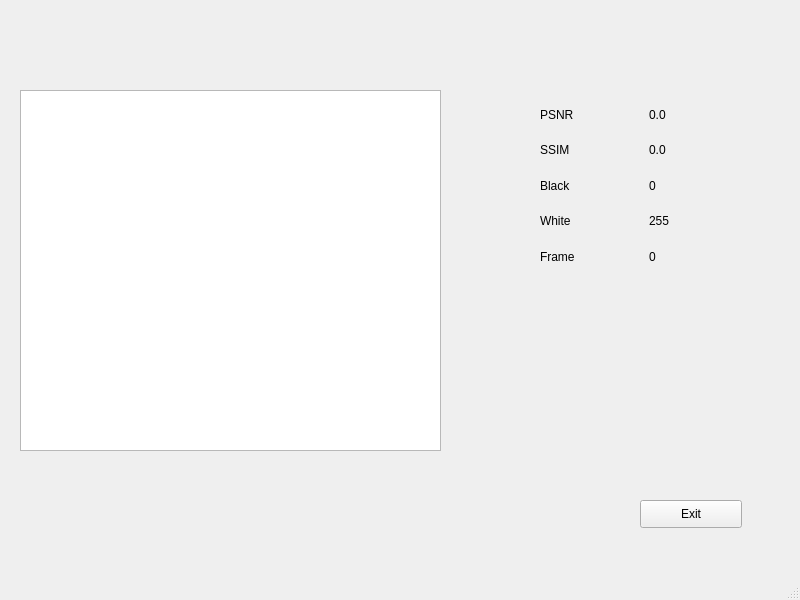
<?xml version="1.0" encoding="UTF-8"?>
<ui version="4.0">
 <class>MainWindow</class>
 <widget class="QMainWindow" name="MainWindow">
  <property name="geometry">
   <rect>
    <x>0</x>
    <y>0</y>
    <width>800</width>
    <height>600</height>
   </rect>
  </property>
  <property name="windowTitle">
   <string>MainWindow</string>
  </property>
  <widget class="QWidget" name="centralwidget">
   <widget class="QPushButton" name="pushButton">
    <property name="geometry">
     <rect>
      <x>640</x>
      <y>500</y>
      <width>102</width>
      <height>28</height>
     </rect>
    </property>
    <property name="text">
     <string>Exit</string>
    </property>
   </widget>
   <widget class="QGraphicsView" name="graphicsView">
    <property name="geometry">
     <rect>
      <x>20</x>
      <y>90</y>
      <width>421</width>
      <height>361</height>
     </rect>
    </property>
   </widget>
   <widget class="QWidget" name="layoutWidget">
    <property name="geometry">
     <rect>
      <x>540</x>
      <y>100</y>
      <width>211</width>
      <height>171</height>
     </rect>
    </property>
    <layout class="QVBoxLayout" name="verticalLayout">
     <item>
      <layout class="QHBoxLayout" name="horizontalLayout_4">
       <item>
        <widget class="QLabel" name="label">
         <property name="toolTip">
          <string>&lt;html&gt;&lt;head/&gt;&lt;body&gt;&lt;p&gt;Peak Signal-to-Noise Ratio&lt;/p&gt;&lt;/body&gt;&lt;/html&gt;</string>
         </property>
         <property name="text">
          <string>PSNR</string>
         </property>
        </widget>
       </item>
       <item>
        <widget class="QLabel" name="PSNR">
         <property name="text">
          <string>0.0</string>
         </property>
        </widget>
       </item>
      </layout>
     </item>
     <item>
      <layout class="QHBoxLayout" name="horizontalLayout_5">
       <item>
        <widget class="QLabel" name="label_9">
         <property name="toolTip">
          <string>&lt;html&gt;&lt;head/&gt;&lt;body&gt;&lt;p&gt;Structural SIMularity: &lt;/p&gt;&lt;/body&gt;&lt;/html&gt;</string>
         </property>
         <property name="text">
          <string>SSIM</string>
         </property>
        </widget>
       </item>
       <item>
        <widget class="QLabel" name="SSIM">
         <property name="text">
          <string>0.0</string>
         </property>
        </widget>
       </item>
      </layout>
     </item>
     <item>
      <layout class="QHBoxLayout" name="horizontalLayout_3">
       <item>
        <widget class="QLabel" name="label_2">
         <property name="text">
          <string>Black</string>
         </property>
        </widget>
       </item>
       <item>
        <widget class="QLabel" name="BLACK">
         <property name="text">
          <string>0</string>
         </property>
        </widget>
       </item>
      </layout>
     </item>
     <item>
      <layout class="QHBoxLayout" name="horizontalLayout_2">
       <item>
        <widget class="QLabel" name="label_3">
         <property name="text">
          <string>White</string>
         </property>
        </widget>
       </item>
       <item>
        <widget class="QLabel" name="White">
         <property name="text">
          <string>255</string>
         </property>
        </widget>
       </item>
      </layout>
     </item>
     <item>
      <layout class="QHBoxLayout" name="horizontalLayout">
       <item>
        <widget class="QLabel" name="label_4">
         <property name="text">
          <string>Frame</string>
         </property>
        </widget>
       </item>
       <item>
        <widget class="QLabel" name="FrameNum">
         <property name="text">
          <string>0</string>
         </property>
        </widget>
       </item>
      </layout>
     </item>
    </layout>
   </widget>
  </widget>
  <widget class="QMenuBar" name="menubar">
   <property name="geometry">
    <rect>
     <x>0</x>
     <y>0</y>
     <width>800</width>
     <height>26</height>
    </rect>
   </property>
  </widget>
  <widget class="QStatusBar" name="statusbar"/>
  <action name="actionText">
   <property name="text">
    <string>text</string>
   </property>
   <property name="toolTip">
    <string>tooltip</string>
   </property>
  </action>
 </widget>
 <resources/>
 <connections>
  <connection>
   <sender>pushButton</sender>
   <signal>clicked()</signal>
   <receiver>graphicsView</receiver>
   <slot>invalidateScene()</slot>
   <hints>
    <hint type="sourcelabel">
     <x>686</x>
     <y>539</y>
    </hint>
    <hint type="destinationlabel">
     <x>432</x>
     <y>409</y>
    </hint>
   </hints>
  </connection>
 </connections>
</ui>
